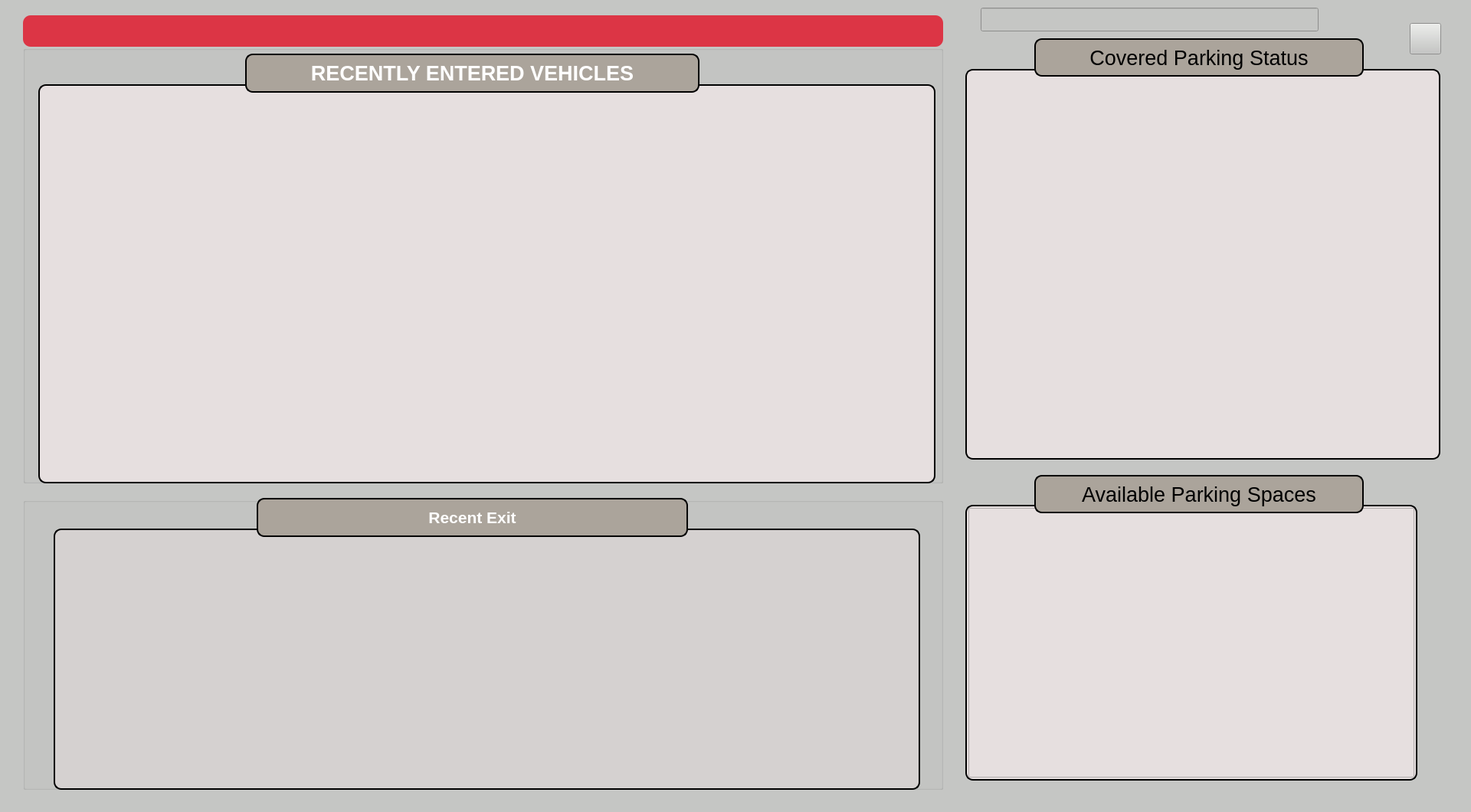
<?xml version="1.0" encoding="UTF-8"?>
<ui version="4.0">
 <class>MainWindow</class>
 <widget class="QMainWindow" name="MainWindow">
  <property name="geometry">
   <rect>
    <x>0</x>
    <y>0</y>
    <width>1920</width>
    <height>1060</height>
   </rect>
  </property>
  <property name="cursor">
   <cursorShape>ArrowCursor</cursorShape>
  </property>
  <property name="windowTitle">
   <string>MainWindow</string>
  </property>
  <property name="styleSheet">
   <string notr="true">background-color: rgb(197, 198, 196);</string>
  </property>
  <widget class="QWidget" name="centralwidget">
   <widget class="QGroupBox" name="entryGroup">
    <property name="geometry">
     <rect>
      <x>30</x>
      <y>60</y>
      <width>1201</width>
      <height>571</height>
     </rect>
    </property>
    <property name="title">
     <string/>
    </property>
    <widget class="QLabel" name="entrance_table_title">
     <property name="geometry">
      <rect>
       <x>290</x>
       <y>10</y>
       <width>593</width>
       <height>51</height>
      </rect>
     </property>
     <property name="font">
      <font>
       <family>Arial</family>
       <pointsize>20</pointsize>
       <weight>75</weight>
       <bold>true</bold>
      </font>
     </property>
     <property name="styleSheet">
      <string notr="true">border: 2px solid black;
border-radius: 10px;
background-color: #ABA49B;
color:white;

</string>
     </property>
     <property name="text">
      <string>RECENTLY ENTERED VEHICLES</string>
     </property>
     <property name="alignment">
      <set>Qt::AlignCenter</set>
     </property>
    </widget>
    <widget class="CustomTableWidget" name="entrance_table">
     <property name="geometry">
      <rect>
       <x>20</x>
       <y>50</y>
       <width>1171</width>
       <height>521</height>
      </rect>
     </property>
     <property name="minimumSize">
      <size>
       <width>0</width>
       <height>0</height>
      </size>
     </property>
     <property name="maximumSize">
      <size>
       <width>1248</width>
       <height>900</height>
      </size>
     </property>
     <property name="font">
      <font>
       <family>Arial</family>
       <pointsize>20</pointsize>
      </font>
     </property>
     <property name="autoFillBackground">
      <bool>false</bool>
     </property>
     <property name="styleSheet">
      <string notr="true">QTableWidget{
border:2px solid black;
border-radius:10px;
padding:2px;
background-color:#E6DFDF;
}
QHeaderView::section {
background-color: rgba(171,164,155,0.8);
}
</string>
     </property>
     <property name="horizontalScrollBarPolicy">
      <enum>Qt::ScrollBarAlwaysOff</enum>
     </property>
     <property name="sizeAdjustPolicy">
      <enum>QAbstractScrollArea::AdjustIgnored</enum>
     </property>
     <property name="autoScroll">
      <bool>false</bool>
     </property>
     <property name="dragEnabled">
      <bool>false</bool>
     </property>
     <attribute name="horizontalHeaderVisible">
      <bool>true</bool>
     </attribute>
     <attribute name="horizontalHeaderCascadingSectionResizes">
      <bool>false</bool>
     </attribute>
     <attribute name="horizontalHeaderDefaultSectionSize">
      <number>240</number>
     </attribute>
     <attribute name="horizontalHeaderHighlightSections">
      <bool>true</bool>
     </attribute>
     <attribute name="verticalHeaderVisible">
      <bool>false</bool>
     </attribute>
     <attribute name="verticalHeaderDefaultSectionSize">
      <number>60</number>
     </attribute>
     <attribute name="verticalHeaderHighlightSections">
      <bool>true</bool>
     </attribute>
    </widget>
    <zorder>entrance_table</zorder>
    <zorder>entrance_table_title</zorder>
   </widget>
   <widget class="QGroupBox" name="exitGroup">
    <property name="geometry">
     <rect>
      <x>30</x>
      <y>650</y>
      <width>1201</width>
      <height>381</height>
     </rect>
    </property>
    <property name="styleSheet">
     <string notr="true"/>
    </property>
    <property name="title">
     <string/>
    </property>
    <widget class="CustomTableWidget" name="exit_table">
     <property name="geometry">
      <rect>
       <x>40</x>
       <y>40</y>
       <width>1131</width>
       <height>341</height>
      </rect>
     </property>
     <property name="minimumSize">
      <size>
       <width>0</width>
       <height>0</height>
      </size>
     </property>
     <property name="maximumSize">
      <size>
       <width>1248</width>
       <height>900</height>
      </size>
     </property>
     <property name="font">
      <font>
       <family>Arial</family>
       <pointsize>20</pointsize>
      </font>
     </property>
     <property name="autoFillBackground">
      <bool>false</bool>
     </property>
     <property name="styleSheet">
      <string notr="true">QTableWidget{
border:2px solid black;
border-radius:10px;
padding:2px;
background-color:rgba(230,223,223, 0.5);
}

QHeaderView::section {
background-color: rgba(171,164,155,0.8)
}
</string>
     </property>
     <property name="horizontalScrollBarPolicy">
      <enum>Qt::ScrollBarAlwaysOff</enum>
     </property>
     <property name="sizeAdjustPolicy">
      <enum>QAbstractScrollArea::AdjustIgnored</enum>
     </property>
     <property name="autoScroll">
      <bool>false</bool>
     </property>
     <attribute name="horizontalHeaderVisible">
      <bool>true</bool>
     </attribute>
     <attribute name="horizontalHeaderCascadingSectionResizes">
      <bool>false</bool>
     </attribute>
     <attribute name="horizontalHeaderDefaultSectionSize">
      <number>240</number>
     </attribute>
     <attribute name="horizontalHeaderHighlightSections">
      <bool>true</bool>
     </attribute>
     <attribute name="verticalHeaderVisible">
      <bool>false</bool>
     </attribute>
     <attribute name="verticalHeaderDefaultSectionSize">
      <number>60</number>
     </attribute>
     <attribute name="verticalHeaderHighlightSections">
      <bool>true</bool>
     </attribute>
    </widget>
    <widget class="QLabel" name="exit_table_title">
     <property name="geometry">
      <rect>
       <x>305</x>
       <y>0</y>
       <width>563</width>
       <height>51</height>
      </rect>
     </property>
     <property name="font">
      <font>
       <family>Arial</family>
       <pointsize>16</pointsize>
       <weight>75</weight>
       <bold>true</bold>
      </font>
     </property>
     <property name="styleSheet">
      <string notr="true">border: 2px solid black;
border-radius: 10px;
background-color: #ABA49B;
color:white;

</string>
     </property>
     <property name="text">
      <string>Recent Exit</string>
     </property>
     <property name="alignment">
      <set>Qt::AlignCenter</set>
     </property>
    </widget>
   </widget>
   <widget class="QLineEdit" name="rfid">
    <property name="geometry">
     <rect>
      <x>1280</x>
      <y>10</y>
      <width>441</width>
      <height>31</height>
     </rect>
    </property>
   </widget>
   <widget class="QPushButton" name="settingsButton">
    <property name="geometry">
     <rect>
      <x>1840</x>
      <y>30</y>
      <width>41</width>
      <height>41</height>
     </rect>
    </property>
    <property name="cursor">
     <cursorShape>PointingHandCursor</cursorShape>
    </property>
    <property name="text">
     <string/>
    </property>
    <property name="icon">
     <iconset>
      <normaloff>../static/settings_icon.png</normaloff>../static/settings_icon.png</iconset>
    </property>
    <property name="iconSize">
     <size>
      <width>30</width>
      <height>30</height>
     </size>
    </property>
   </widget>
   <widget class="QStackedWidget" name="coveredParkingGroup">
    <property name="geometry">
     <rect>
      <x>1260</x>
      <y>90</y>
      <width>620</width>
      <height>510</height>
     </rect>
    </property>
    <property name="minimumSize">
     <size>
      <width>620</width>
      <height>510</height>
     </size>
    </property>
    <property name="styleSheet">
     <string notr="true">QStackedWidget{background-color: rgba(230,223,223,1);
border:2px solid black;
border-radius:10px;
padding:2px;}</string>
    </property>
    <widget class="QWidget" name="coveredParkingGroupPage1">
     <property name="styleSheet">
      <string notr="true">background-color: rgba(230,223,223,1);</string>
     </property>
     <layout class="QHBoxLayout" name="horizontalLayout_2">
      <property name="spacing">
       <number>0</number>
      </property>
      <property name="leftMargin">
       <number>0</number>
      </property>
      <property name="topMargin">
       <number>0</number>
      </property>
      <property name="rightMargin">
       <number>0</number>
      </property>
      <property name="bottomMargin">
       <number>0</number>
      </property>
      <item>
       <layout class="QVBoxLayout" name="coveredParkingMainVertical">
        <property name="spacing">
         <number>15</number>
        </property>
        <property name="sizeConstraint">
         <enum>QLayout::SetDefaultConstraint</enum>
        </property>
        <property name="topMargin">
         <number>15</number>
        </property>
        <property name="bottomMargin">
         <number>0</number>
        </property>
       </layout>
      </item>
     </layout>
    </widget>
   </widget>
   <widget class="QLabel" name="available_space_title">
    <property name="geometry">
     <rect>
      <x>1350</x>
      <y>620</y>
      <width>430</width>
      <height>50</height>
     </rect>
    </property>
    <property name="font">
     <font>
      <family>Arial</family>
      <pointsize>20</pointsize>
      <weight>50</weight>
      <italic>false</italic>
      <bold>false</bold>
      <kerning>true</kerning>
     </font>
    </property>
    <property name="styleSheet">
     <string notr="true">border: 2px solid black;
border-radius: 10px;
background-color: #ABA49B;

</string>
    </property>
    <property name="text">
     <string>Available Parking Spaces</string>
    </property>
    <property name="alignment">
     <set>Qt::AlignCenter</set>
    </property>
   </widget>
   <widget class="QStackedWidget" name="availableParkingSpaceStackedWidget">
    <property name="geometry">
     <rect>
      <x>1260</x>
      <y>659</y>
      <width>590</width>
      <height>360</height>
     </rect>
    </property>
    <property name="styleSheet">
     <string notr="true">
QStackedWidget{background-color: rgba(230,223,223,1);
border:2px solid black;
border-radius:10px;
padding:2px;}
</string>
    </property>
    <property name="currentIndex">
     <number>0</number>
    </property>
    <widget class="QWidget" name="parking">
     <layout class="QHBoxLayout" name="horizontalLayout">
      <property name="leftMargin">
       <number>0</number>
      </property>
      <property name="topMargin">
       <number>0</number>
      </property>
      <property name="rightMargin">
       <number>0</number>
      </property>
      <property name="bottomMargin">
       <number>0</number>
      </property>
      <item>
       <layout class="QVBoxLayout" name="verticalLayout" stretch="0">
        <property name="leftMargin">
         <number>0</number>
        </property>
        <property name="topMargin">
         <number>0</number>
        </property>
        <property name="rightMargin">
         <number>0</number>
        </property>
        <property name="bottomMargin">
         <number>0</number>
        </property>
        <item>
         <widget class="QFrame" name="parkingLayoutFrame">
          <property name="minimumSize">
           <size>
            <width>580</width>
            <height>350</height>
           </size>
          </property>
          <property name="styleSheet">
           <string notr="true">background-color:rgba(230,223,223,1);</string>
          </property>
          <property name="frameShape">
           <enum>QFrame::StyledPanel</enum>
          </property>
          <property name="frameShadow">
           <enum>QFrame::Raised</enum>
          </property>
         </widget>
        </item>
       </layout>
      </item>
     </layout>
    </widget>
    <widget class="QWidget" name="location">
     <layout class="QHBoxLayout" name="horizontalLayout_3">
      <property name="leftMargin">
       <number>0</number>
      </property>
      <property name="topMargin">
       <number>0</number>
      </property>
      <property name="rightMargin">
       <number>0</number>
      </property>
      <property name="bottomMargin">
       <number>0</number>
      </property>
      <item>
       <widget class="QLabel" name="locationImage">
        <property name="text">
         <string/>
        </property>
       </widget>
      </item>
     </layout>
    </widget>
   </widget>
   <widget class="QLabel" name="covered_parking_title">
    <property name="geometry">
     <rect>
      <x>1350</x>
      <y>50</y>
      <width>430</width>
      <height>50</height>
     </rect>
    </property>
    <property name="font">
     <font>
      <family>Arial</family>
      <pointsize>20</pointsize>
      <weight>50</weight>
      <italic>false</italic>
      <bold>false</bold>
      <kerning>true</kerning>
     </font>
    </property>
    <property name="styleSheet">
     <string notr="true">border: 2px solid black;
border-radius: 10px;
background-color: #ABA49B;

</string>
    </property>
    <property name="text">
     <string>Covered Parking Status</string>
    </property>
    <property name="alignment">
     <set>Qt::AlignCenter</set>
    </property>
   </widget>
   <widget class="QLabel" name="announcementLabel">
    <property name="geometry">
     <rect>
      <x>30</x>
      <y>20</y>
      <width>1201</width>
      <height>41</height>
     </rect>
    </property>
    <property name="font">
     <font>
      <family>Arial</family>
      <pointsize>16</pointsize>
     </font>
    </property>
    <property name="styleSheet">
     <string notr="true">background-color:#dc3545;
border-radius:10px;</string>
    </property>
    <property name="text">
     <string/>
    </property>
    <property name="alignment">
     <set>Qt::AlignCenter</set>
    </property>
   </widget>
   <zorder>entryGroup</zorder>
   <zorder>exitGroup</zorder>
   <zorder>rfid</zorder>
   <zorder>settingsButton</zorder>
   <zorder>coveredParkingGroup</zorder>
   <zorder>availableParkingSpaceStackedWidget</zorder>
   <zorder>available_space_title</zorder>
   <zorder>covered_parking_title</zorder>
   <zorder>announcementLabel</zorder>
  </widget>
  <action name="actionPreferences">
   <property name="text">
    <string>Preferences</string>
   </property>
  </action>
 </widget>
 <customwidgets>
  <customwidget>
   <class>CustomTableWidget</class>
   <extends>QTableWidget</extends>
   <header>widgets</header>
  </customwidget>
 </customwidgets>
 <resources/>
 <connections/>
</ui>
